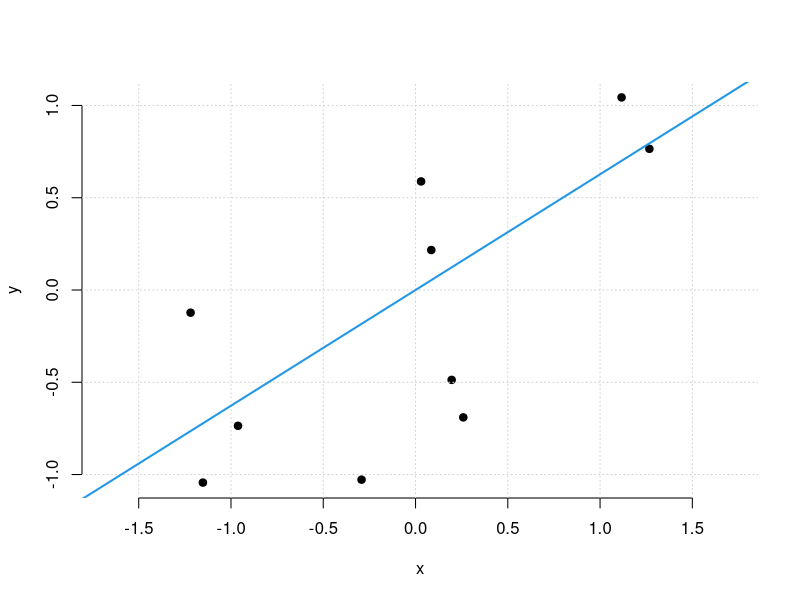
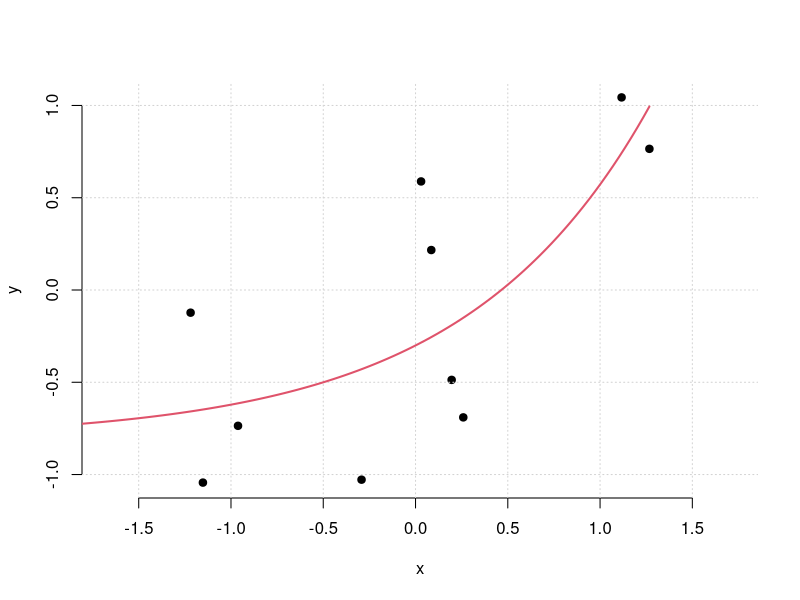
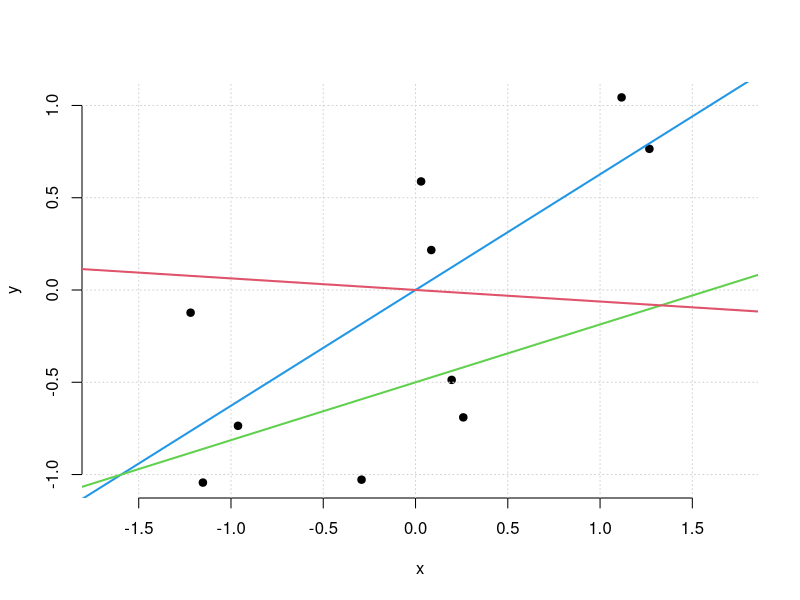
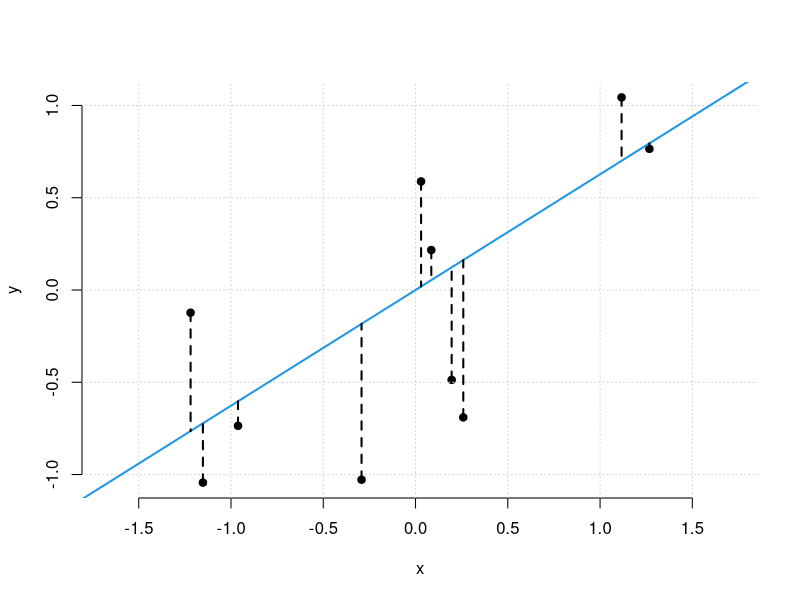

Write R code to recreate these figures, in order.
tls = function(X, y)
{
  p = ncol(X)
  s = svd(cbind(X, y))
  -s$v[1:p, p+1]  / s$v[p+1, p+1]
}

set.seed(3)
n = 10
x = matrix(rnorm(n), ncol=1)
y = 0.2 * x + runif(n, -1)
b = coef(lm.fit(x, y)) # ols fit
bt = tls(x, y)

jpeg(file="linear.jpg", quality=100, width=500, height=500)
plot(x, y, asp=1, xlab="x", ylab="y", bty="n", pch=19)
grid()
abline(0, b, lwd=2, col=4)
dev.off()

jpeg(file="not_linear.jpg", quality=100, width=500, height=500)
plot(x, y, asp=1, xlab="x", ylab="y", bty="n", pch=19)
grid()
xx=seq(from=-2, to=max(x), length.out=100)
e=coef(lm.fit(cbind(1,exp(x)), y))
lines(xx, e[1] + e[2]*exp(xx), type='l', col=2, lwd=2)
dev.off()

jpeg(file="whichlinear.jpg", quality=100, width=500, height=500)
plot(x, y, asp=1, xlab="x", ylab="y", bty="n", pch=19)
grid()
abline(0, b, lwd=2, col=4)
abline(-0.5, 0.5*b, lwd=2, col=3)
abline(0, -0.1*b, lwd=2, col=2)
dev.off()


jpeg(file="ols.jpg", quality=100, width=500, height=500)
plot(x, y, asp=1,  xlab="x", ylab="y", bty="n", pch=19)
grid()
#legend("bottomright", legend=c("Ordinary least squares fit"), fill=c(1), bty="n", cex=2)
abline(0, b, lwd=2, col=4, lty=1)
py = b * x
for(i in 1:n) lines(x=c(x[i], x[i]), y=c(y[i], py[i]), col=1, lwd=2, lty=2)
dev.off()
